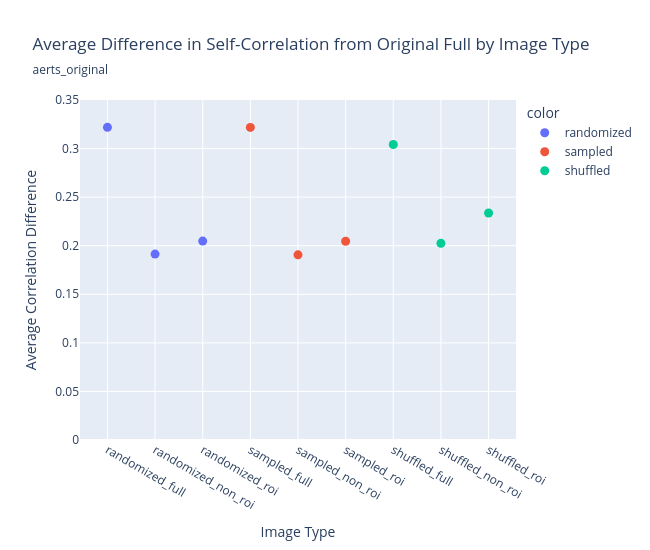
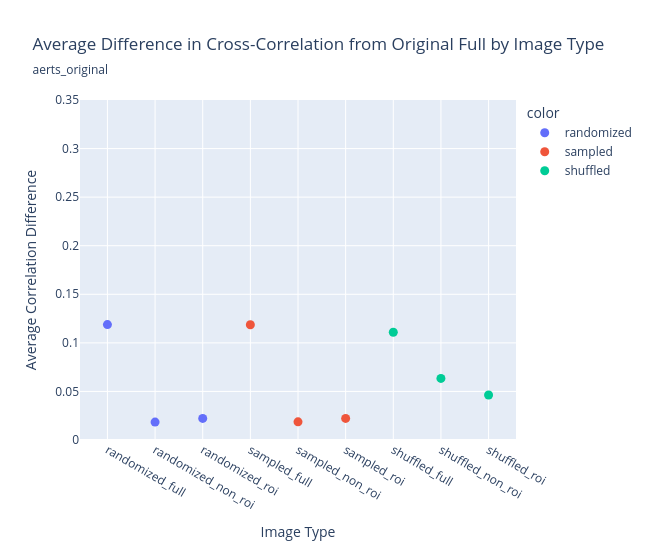

The notebook cell saved with these charts, in order:
### Code cell
import plotly.express as px 

self_data = self_corr_differences
cross_data = difference_correlations_dict
signature_name = 'aerts_original'

self_line_fig = px.scatter(
    x=sorted(list(self_data.keys())), 
    y=list(self_data.values()), 
    title="Average Difference in Self-Correlation from Original Full by Image Type", 
    labels={"x": "Image Type", "y": "Average Correlation Difference"},
    color=sorted([item.split('_')[0] for item in self_data.keys()]),
)
self_line_fig.update_traces(marker=dict(size=9))
self_line_fig.update_yaxes(
    range=[0, 0.35]
)
self_line_fig.update_layout(
    title_subtitle=dict(text=signature_name),
    width=650,
    height=550,
)


cross_line_fig = px.scatter(
    x=sorted(list(cross_data.keys())), 
    y=list(cross_data.values()), 
    title="Average Difference in Cross-Correlation from Original Full by Image Type", 
    labels={"x": "Image Type", "y": "Average Correlation Difference"},
    color=sorted([item.split('_')[0] for item in cross_data.keys()])
)
cross_line_fig.update_traces(marker=dict(size=9))
cross_line_fig.update_yaxes(
    range=[0, 0.35]
)
cross_line_fig.update_layout(
    title_subtitle=dict(text=signature_name),
    width=650,
    height=550
)
self_line_fig.show()
cross_line_fig.show()

### Figure 1 — Plotly figure (JSON) as saved in the notebook; plotly's stock layout.template omitted (floating-point values rounded to 4 significant figures)
{"data": [{"hovertemplate": "color=randomized<br>Image Type=%{x}<br>Average Correlation Difference=%{y}<extra></extra>", "legendgroup": "randomized", "marker": {"color": "#636efa", "size": 9, "symbol": "circle"}, "mode": "markers", "name": "randomized", "orientation": "v", "showlegend": true, "type": "scatter", "x": ["randomized_full", "randomized_non_roi", "randomized_roi"], "xaxis": "x", "y": [0.3218, 0.1914, 0.2048], "yaxis": "y"}, {"hovertemplate": "color=sampled<br>Image Type=%{x}<br>Average Correlation Difference=%{y}<extra></extra>", "legendgroup": "sampled", "marker": {"color": "#EF553B", "size": 9, "symbol": "circle"}, "mode": "markers", "name": "sampled", "orientation": "v", "showlegend": true, "type": "scatter", "x": ["sampled_full", "sampled_non_roi", "sampled_roi"], "xaxis": "x", "y": [0.3218, 0.1906, 0.2045], "yaxis": "y"}, {"hovertemplate": "color=shuffled<br>Image Type=%{x}<br>Average Correlation Difference=%{y}<extra></extra>", "legendgroup": "shuffled", "marker": {"color": "#00cc96", "size": 9, "symbol": "circle"}, "mode": "markers", "name": "shuffled", "orientation": "v", "showlegend": true, "type": "scatter", "x": ["shuffled_full", "shuffled_non_roi", "shuffled_roi"], "xaxis": "x", "y": [0.3042, 0.2024, 0.2336], "yaxis": "y"}], "layout": {"height": 550, "legend": {"title": {"text": "color"}, "tracegroupgap": 0}, "title": {"subtitle": {"text": "aerts_original"}, "text": "Average Difference in Self-Correlation from Original Full by Image Type"}, "width": 650, "xaxis": {"anchor": "y", "domain": [0, 1], "title": {"text": "Image Type"}}, "yaxis": {"anchor": "x", "domain": [0, 1], "range": [0, 0.35], "title": {"text": "Average Correlation Difference"}}}}

### Figure 2 — Plotly figure (JSON) as saved in the notebook; plotly's stock layout.template omitted (floating-point values rounded to 4 significant figures)
{"data": [{"hovertemplate": "color=randomized<br>Image Type=%{x}<br>Average Correlation Difference=%{y}<extra></extra>", "legendgroup": "randomized", "marker": {"color": "#636efa", "size": 9, "symbol": "circle"}, "mode": "markers", "name": "randomized", "orientation": "v", "showlegend": true, "type": "scatter", "x": ["randomized_full", "randomized_non_roi", "randomized_roi"], "xaxis": "x", "y": [0.1188, 0.01841, 0.0222], "yaxis": "y"}, {"hovertemplate": "color=sampled<br>Image Type=%{x}<br>Average Correlation Difference=%{y}<extra></extra>", "legendgroup": "sampled", "marker": {"color": "#EF553B", "size": 9, "symbol": "circle"}, "mode": "markers", "name": "sampled", "orientation": "v", "showlegend": true, "type": "scatter", "x": ["sampled_full", "sampled_non_roi", "sampled_roi"], "xaxis": "x", "y": [0.1187, 0.01867, 0.02225], "yaxis": "y"}, {"hovertemplate": "color=shuffled<br>Image Type=%{x}<br>Average Correlation Difference=%{y}<extra></extra>", "legendgroup": "shuffled", "marker": {"color": "#00cc96", "size": 9, "symbol": "circle"}, "mode": "markers", "name": "shuffled", "orientation": "v", "showlegend": true, "type": "scatter", "x": ["shuffled_full", "shuffled_non_roi", "shuffled_roi"], "xaxis": "x", "y": [0.111, 0.06342, 0.04636], "yaxis": "y"}], "layout": {"height": 550, "legend": {"title": {"text": "color"}, "tracegroupgap": 0}, "title": {"subtitle": {"text": "aerts_original"}, "text": "Average Difference in Cross-Correlation from Original Full by Image Type"}, "width": 650, "xaxis": {"anchor": "y", "domain": [0, 1], "title": {"text": "Image Type"}}, "yaxis": {"anchor": "x", "domain": [0, 1], "range": [0, 0.35], "title": {"text": "Average Correlation Difference"}}}}
